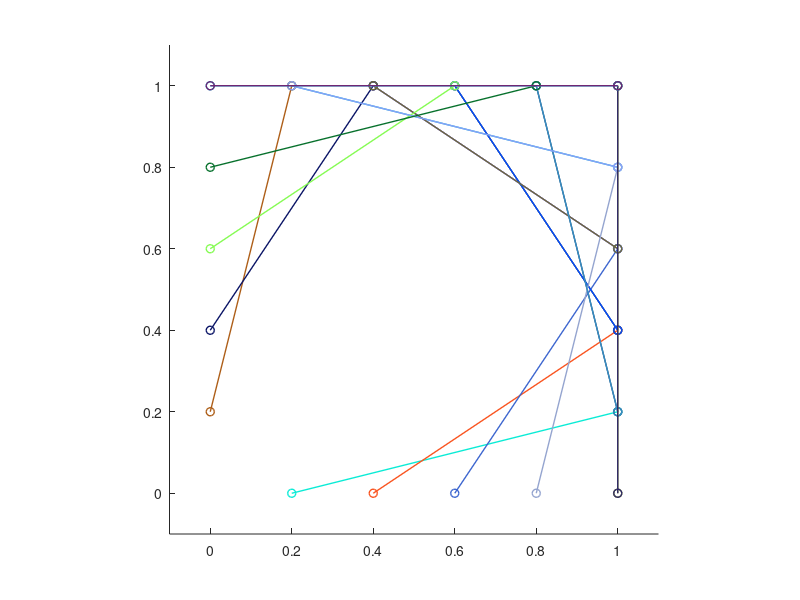

The MATLAB source for this figure:
clc;clear vriables;close all;
n = input('please insert your number ');

hold on;
axis([-0.1 1.1 -0.1 1.1]);
axis square;

for ii=1:n
        plot([ii/n,1],[0,ii/n],'-o','color',[rand,rand,rand]...
            ,'linewidth',1)
        plot([ii/n,1],[1,1-ii/n],'-o','color',[rand,rand,rand]...
             ,'linewidth',1)
        plot([1,1-ii/n],[ii/n,1],'-o','color',[rand,rand,rand]... 
             ,'linewidth',1)
        plot([0,ii/n],[ii/n,1],'-o','color',[rand,rand,rand]...
             ,'linewidth',1)
        pause(0.1)
end
